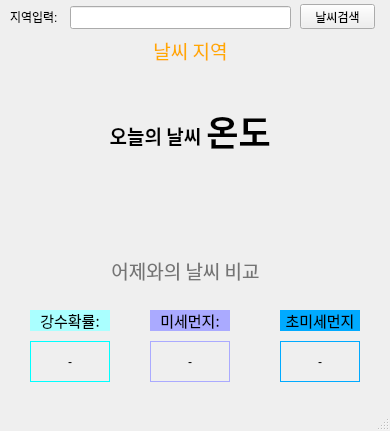
<?xml version="1.0" encoding="UTF-8"?>
<ui version="4.0">
 <class>MainWindow</class>
 <widget class="QMainWindow" name="MainWindow">
  <property name="geometry">
   <rect>
    <x>0</x>
    <y>0</y>
    <width>390</width>
    <height>431</height>
   </rect>
  </property>
  <property name="windowTitle">
   <string>MainWindow</string>
  </property>
  <widget class="QWidget" name="centralwidget">
   <widget class="QLabel" name="label">
    <property name="geometry">
     <rect>
      <x>10</x>
      <y>11</y>
      <width>56</width>
      <height>12</height>
     </rect>
    </property>
    <property name="text">
     <string>지역입력:</string>
    </property>
   </widget>
   <widget class="QLineEdit" name="area_input">
    <property name="geometry">
     <rect>
      <x>70</x>
      <y>6</y>
      <width>221</width>
      <height>23</height>
     </rect>
    </property>
   </widget>
   <widget class="QPushButton" name="search_button">
    <property name="geometry">
     <rect>
      <x>300</x>
      <y>4</y>
      <width>75</width>
      <height>25</height>
     </rect>
    </property>
    <property name="text">
     <string>날씨검색</string>
    </property>
   </widget>
   <widget class="QLabel" name="weather_label">
    <property name="geometry">
     <rect>
      <x>100</x>
      <y>90</y>
      <width>111</width>
      <height>91</height>
     </rect>
    </property>
    <property name="font">
     <font>
      <family>맑은 고딕</family>
      <pointsize>14</pointsize>
      <weight>75</weight>
      <bold>true</bold>
     </font>
    </property>
    <property name="text">
     <string>오늘의 날씨</string>
    </property>
    <property name="alignment">
     <set>Qt::AlignCenter</set>
    </property>
   </widget>
   <widget class="QLabel" name="temper_label">
    <property name="geometry">
     <rect>
      <x>203</x>
      <y>90</y>
      <width>71</width>
      <height>81</height>
     </rect>
    </property>
    <property name="font">
     <font>
      <family>맑은 고딕</family>
      <pointsize>26</pointsize>
      <weight>75</weight>
      <bold>true</bold>
     </font>
    </property>
    <property name="text">
     <string>온도</string>
    </property>
    <property name="alignment">
     <set>Qt::AlignCenter</set>
    </property>
   </widget>
   <widget class="QLabel" name="yesterday_label">
    <property name="geometry">
     <rect>
      <x>90</x>
      <y>240</y>
      <width>191</width>
      <height>61</height>
     </rect>
    </property>
    <property name="font">
     <font>
      <family>맑은 고딕</family>
      <pointsize>14</pointsize>
      <weight>50</weight>
      <bold>false</bold>
     </font>
    </property>
    <property name="styleSheet">
     <string notr="true">color:rgb(116, 116, 116);</string>
    </property>
    <property name="text">
     <string>어제와의 날씨 비교</string>
    </property>
    <property name="alignment">
     <set>Qt::AlignCenter</set>
    </property>
   </widget>
   <widget class="QLabel" name="label_5">
    <property name="geometry">
     <rect>
      <x>30</x>
      <y>310</y>
      <width>80</width>
      <height>21</height>
     </rect>
    </property>
    <property name="font">
     <font>
      <family>맑은 고딕</family>
      <pointsize>11</pointsize>
      <weight>50</weight>
      <bold>false</bold>
     </font>
    </property>
    <property name="styleSheet">
     <string notr="true">background-color:rgb(170, 255, 255);</string>
    </property>
    <property name="text">
     <string>강수확률:</string>
    </property>
    <property name="alignment">
     <set>Qt::AlignCenter</set>
    </property>
   </widget>
   <widget class="QLabel" name="rain_label">
    <property name="geometry">
     <rect>
      <x>30</x>
      <y>341</y>
      <width>80</width>
      <height>41</height>
     </rect>
    </property>
    <property name="styleSheet">
     <string notr="true">border: 1px solid rgb(0, 255, 255);</string>
    </property>
    <property name="text">
     <string>-</string>
    </property>
    <property name="alignment">
     <set>Qt::AlignCenter</set>
    </property>
   </widget>
   <widget class="QLabel" name="label_7">
    <property name="geometry">
     <rect>
      <x>280</x>
      <y>310</y>
      <width>80</width>
      <height>21</height>
     </rect>
    </property>
    <property name="font">
     <font>
      <family>맑은 고딕</family>
      <pointsize>11</pointsize>
      <weight>50</weight>
      <bold>false</bold>
     </font>
    </property>
    <property name="styleSheet">
     <string notr="true">background-color:rgb(0, 170, 255);</string>
    </property>
    <property name="text">
     <string>초미세먼지</string>
    </property>
    <property name="alignment">
     <set>Qt::AlignCenter</set>
    </property>
   </widget>
   <widget class="QLabel" name="dust2_label">
    <property name="geometry">
     <rect>
      <x>280</x>
      <y>341</y>
      <width>80</width>
      <height>41</height>
     </rect>
    </property>
    <property name="styleSheet">
     <string notr="true">border: 1px solid rgb(0, 170, 255);</string>
    </property>
    <property name="text">
     <string>-</string>
    </property>
    <property name="alignment">
     <set>Qt::AlignCenter</set>
    </property>
   </widget>
   <widget class="QLabel" name="dust1_label">
    <property name="geometry">
     <rect>
      <x>150</x>
      <y>341</y>
      <width>80</width>
      <height>41</height>
     </rect>
    </property>
    <property name="styleSheet">
     <string notr="true">border: 1px solid rgb(170, 170, 255);</string>
    </property>
    <property name="text">
     <string>-</string>
    </property>
    <property name="alignment">
     <set>Qt::AlignCenter</set>
    </property>
   </widget>
   <widget class="QLabel" name="label_10">
    <property name="geometry">
     <rect>
      <x>150</x>
      <y>310</y>
      <width>80</width>
      <height>21</height>
     </rect>
    </property>
    <property name="font">
     <font>
      <family>맑은 고딕</family>
      <pointsize>11</pointsize>
      <weight>50</weight>
      <bold>false</bold>
     </font>
    </property>
    <property name="styleSheet">
     <string notr="true">background-color:rgb(170, 170, 255);</string>
    </property>
    <property name="text">
     <string>미세먼지:</string>
    </property>
    <property name="alignment">
     <set>Qt::AlignCenter</set>
    </property>
   </widget>
   <widget class="QLabel" name="area_label">
    <property name="geometry">
     <rect>
      <x>20</x>
      <y>40</y>
      <width>341</width>
      <height>21</height>
     </rect>
    </property>
    <property name="font">
     <font>
      <family>맑은 고딕</family>
      <pointsize>14</pointsize>
     </font>
    </property>
    <property name="styleSheet">
     <string notr="true">color:rgb(255, 170, 0);</string>
    </property>
    <property name="text">
     <string>날씨 지역</string>
    </property>
    <property name="alignment">
     <set>Qt::AlignCenter</set>
    </property>
   </widget>
  </widget>
  <widget class="QMenuBar" name="menubar">
   <property name="geometry">
    <rect>
     <x>0</x>
     <y>0</y>
     <width>390</width>
     <height>21</height>
    </rect>
   </property>
  </widget>
  <widget class="QStatusBar" name="statusbar"/>
 </widget>
 <resources/>
 <connections/>
</ui>
